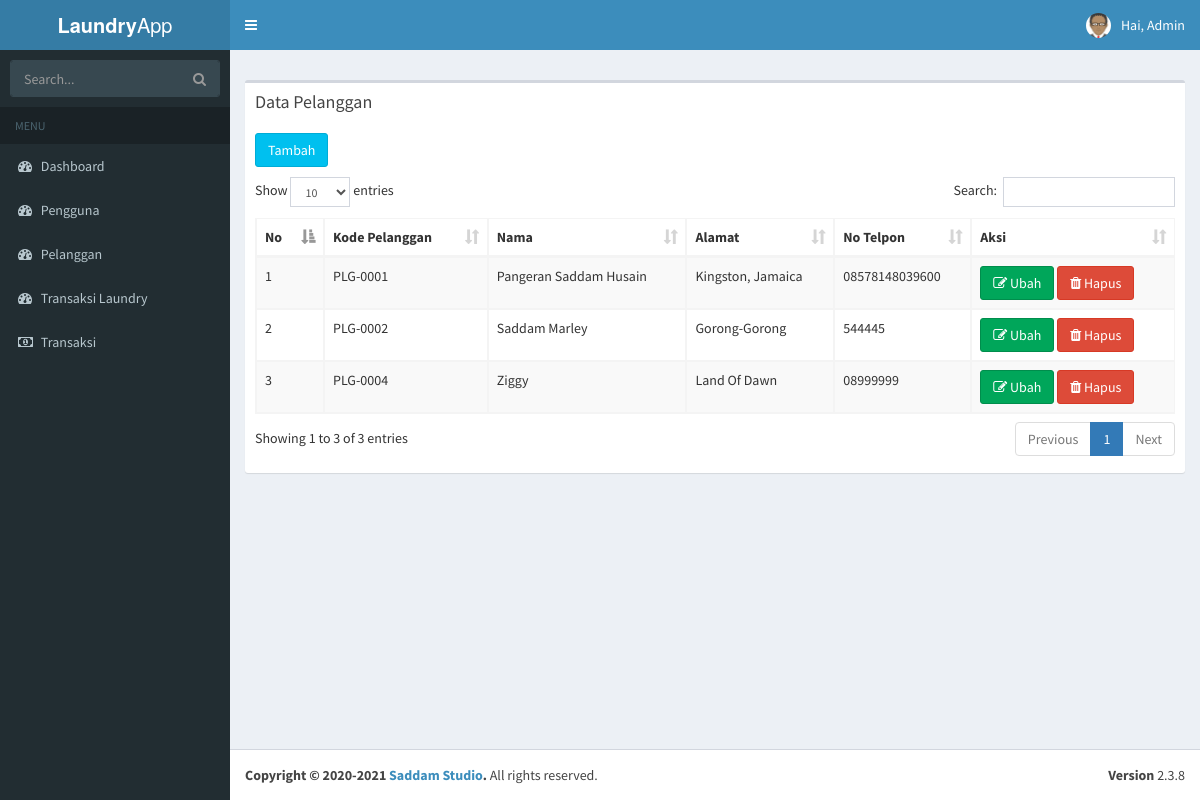
The page /index.php?page=pelanggan (signed in) on the database its author committed.
### tables this page shows
CREATE TABLE `tb_user` (
  `id` int(11) NOT NULL,
  `username` varchar(100) NOT NULL,
  `nama_user` varchar(255) NOT NULL,
  `password` varchar(100) NOT NULL,
  `level` varchar(30) NOT NULL,
  `foto` varchar(255) NOT NULL
);

CREATE TABLE `tb_pelanggan` (
  `kode_pelanggan` varchar(10) NOT NULL,
  `nama` varchar(255) NOT NULL,
  `alamat` text NOT NULL,
  `telpon` varchar(20) NOT NULL
);

### page/pelanggan/pelanggan.php (the view)
<section class="content">
    <div class="row">
<div class="box">
            <div class="box-header">
              <h3 class="box-title">Data Pelanggan</h3>
            </div>
            <div class="box-body">
            <a href="?page=pelanggan&aksi=tambah" class="btn btn-info" style="margin-bottom:10px;"> Tambah </a>
              <table id="example1" class="table table-bordered table-striped">
                <thead>
                <tr>
                  <th>No</th>
                  <th>Kode Pelanggan</th>
                  <th>Nama</th>
                  <th>Alamat</th>
                  <th>No Telpon</th>
                  <th>Aksi</th>
                </tr>
                </thead>
                <tbody>
                <?php
                    $no = 1;
                    $sql = $koneksi->query("SELECT * FROM tb_pelanggan");
                    while ($data = $sql->fetch_assoc()) {
                ?>
                <tr>
                  <td> <?php echo $no++; ?> </td>
                  <td> <?php echo $data ['kode_pelanggan'] ?></td>
                  <td> <?php echo $data ['nama'] ?> </td>
                  <td> <?php echo $data ['alamat'] ?> </td>
                  <td> <?php echo $data ['telpon'] ?> </td>
                  <td>
                  <a href="?page=pelanggan&aksi=ubah&id=<?php echo $data['kode_pelanggan']; ?>" class="btn btn-success" title=""><i class="fa fa-edit"></i> Ubah</a>
                  <a onclick="return confirm('Apakah Anda Yakin Menghapus Data Ini')" href="?page=pelanggan&aksi=hapus&id=<?php echo $data['kode_pelanggan']; ?>" class="btn btn-danger" title=""><i class="fa fa-trash"></i> Hapus</a>
                  </td>
                </tr>
                <?php
                    }
                ?>
              </tbody>
            </table>
          </div>
        </div>
      </div>
    </section>

### index.php (shortened to what this page needs)
<?php
  include "include/koneksi.php";
    if ($_SESSION['admin'] || $_SESSION['kasir']) {
?>
<!DOCTYPE html>
<html>
<head>
  <link rel="stylesheet" href="bootstrap/css/bootstrap.min.css">
  <link rel="stylesheet" href="https://cdnjs.cloudflare.com/ajax/libs/font-awesome/4.5.0/css/font-awesome.min.css">
  <link rel="stylesheet" href="https://cdnjs.cloudflare.com/ajax/libs/ionicons/2.0.1/css/ionicons.min.css">
  <link rel="stylesheet" href="plugins/datatables/dataTables.bootstrap.css">
  <link rel="stylesheet" href="plugins/datatables/dataTables.bootstrap.css">
  <link rel="stylesheet" href="dist/css/AdminLTE.min.css">
  <link rel="stylesheet" href="plugins/select2/select2.min.css">
  <link rel="stylesheet" href="dist/css/skins/_all-skins.min.css">
</head>
<body class="hold-transition skin-blue sidebar-mini">
<div class="wrapper">
  <header class="main-header">
    <a href="../../index2.html" class="logo">
      <span class="logo-lg"><b>Laundry</b>App</span>
    </a>
    <nav class="navbar navbar-static-top">
      <a href="#" class="sidebar-toggle" data-toggle="offcanvas" role="button">
      </a>
      <?php
        if ($_SESSION['admin']){
          $user = $_SESSION['admin'];
        } elseif ($_SESSION['kasir']) {
          $user = $_SESSION['kasir'];
        }
        $sql_user = $koneksi->query("SELECT * FROM tb_user WHERE id='$user'");
        $data_user = $sql_user->fetch_assoc();
        $nama = $data_user['nama_user'];
      ?>
      <div class="navbar-custom-menu">
        <ul class="nav navbar-nav">
            <li class="dropdown user user-menu">
            <a href="#" class="dropdown-toggle" data-toggle="dropdown">
              <img src="images/<?php echo $data_user['foto'] ?>" class="user-image" alt="User Image">
              <span class="hidden-xs"> Hai, <?php echo $nama ?></span>
            </a>
          </li>
      </div>
    </nav>
  </header>
  <?php
    include "include/menu.php";
  ?>
<div class="content-wrapper">
    <section class="content-header">
  <?php
    include "include/isi.php";
  ?>
    </section>
</div>
  <footer class="main-footer">
    <div class="pull-right hidden-xs">
      <b>Version</b> 2.3.8
    </div>
    <strong>Copyright &copy; 2020-2021 <a href="http://pangeransaddamhusain.com">Saddam Studio</a>.</strong> All rights
    reserved.
  </footer>
</div>
</body>
</html>
<?php
  } else {
    header("location:login.php");
  }
?>

### rows shown on the page
tb_user: foto (placeholder picture), nama_user "Admin"
tb_pelanggan: kode_pelanggan "PLG-0001", nama "Pangeran Saddam Husain", alamat "Kingston, Jamaica", telpon "08578148039600"
tb_pelanggan: kode_pelanggan "PLG-0002", nama "Saddam Marley", alamat "Gorong-Gorong", telpon "544445"
tb_pelanggan: kode_pelanggan "PLG-0004", nama "Ziggy", alamat "Land Of Dawn", telpon "08999999"
